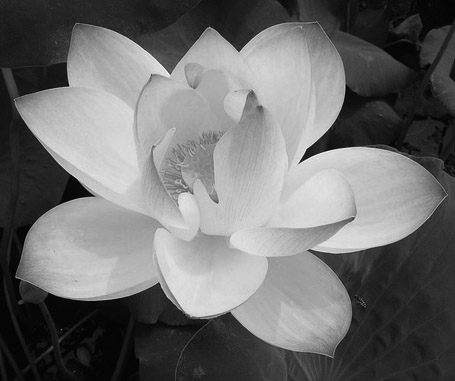
#> input picture 0521/p06_邊緣檢測/other/img6/flower.jpg, 455 x 381 px
$ python 10_Marr_Hildreth_new.py
#> lines starting #> are read from the running program, lines starting #| are printed output that depends on the picture; after the words box and inside, x2 and y2 are one past the last pixel; in counts of white or black regions, pixels touching at a corner belong together
#> further down, image is the input picture: shape (381, 455); min 0, max 248, mean 110
# -*- coding: utf-8 -*-
import numpy as np
import cv2
from scipy import signal
#非歸一化的高斯卷積
def gaussConv(I,size,sigma):
    #卷積核的高和寬
#> called with size = (37, 37), sigma = 6
    H,W = size
    #構造水準方向上非歸一化的高斯卷積核
    xr,xc = np.mgrid[0:1,0:W]
    xc = np.array(xc, dtype=np.float64)
    xc -= (W-1)/2
    xk = np.exp(-np.power(xc,2.0)/(2.0*pow(sigma,2)))
    # I 與 xk 卷積
    I_xk = signal.convolve2d(I,xk,'same','symm')
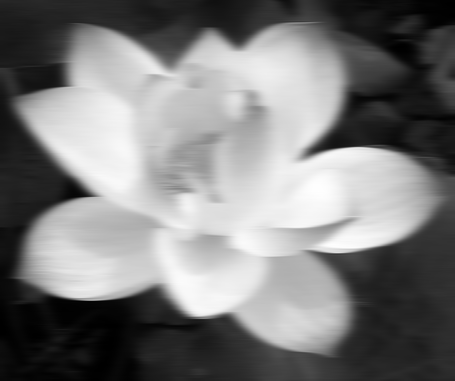
#> I_xk: shape (381, 455) float64; min 78.44, max 3324, mean 1651.3; drawn with min black and max white
    #構造垂直方向上的非歸一化的高斯卷積核
    yr,yc = np.mgrid[0:H,0:1]
    yr = np.array(yr, dtype=np.float64)
    yr -= (H-1)/2
    yk = np.exp(-np.power(yr,2.0)/(2.0*pow(sigma,2.0)))
    # I_xk 與 yk 卷積
    I_xk_yk = signal.convolve2d(I_xk,yk,'same','symm')
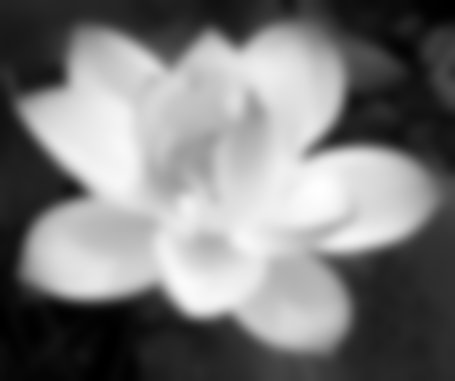
#> I_xk_yk: shape (381, 455) float64; min 1309.8, max 49627.1, mean 24784.6; drawn with min black and max white
    I_xk_yk *= 1.0/(2*np.pi*pow(sigma,2.0))
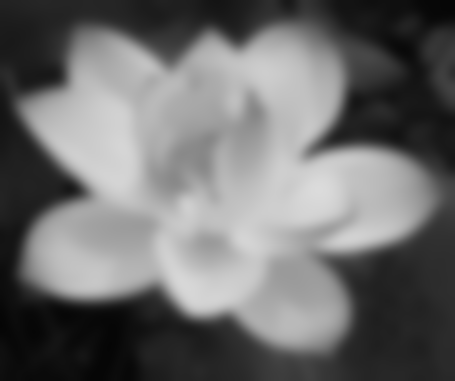
#> I_xk_yk: shape (381, 455) float64; min 5.79, max 219.4, mean 109.6
    return I_xk_yk
#高斯差分
def DoG(I,size,sigma,k=1.1):
    #標準差為 sigma 的非歸一化的高斯卷積
    Is = gaussConv(I,size,sigma)
    #標準差為 k*sigma 的非歸一化高斯卷積
    Isk = gaussConv(I,size,k*sigma)
    #兩個高斯卷積的差分
    doG = Isk - Is
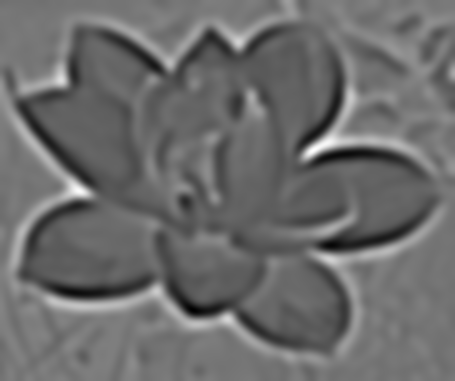
#> doG: shape (381, 455) float64; min -6.14, max 6.72, mean -0.657; drawn with min black and max white
    doG /= (pow(sigma,2.0)*(k-1))
    return doG
#零交叉點：方法1
def zero_cross_default(doG):
    zero_cross = np.zeros(doG.shape,np.uint8)
    rows,cols = doG.shape
    for r in range(1,rows-1):
        for c in range(1,cols-1):
            # 左 / 右方向
            if doG[r][c-1]*doG[r][c+1] < 0:
                zero_cross[r][c] = 255
                continue
            #上 / 下方向
            if doG[r-1][c]*doG[r+1][c] < 0:
                zero_cross[r][c] = 255
                continue
            #左上 / 右下方向
            if doG[r-1][c-1]*doG[r+1][c+1] < 0:
                zero_cross[r][c] = 255
                continue
            #右上 / 左下方向
            if doG[r-1][c+1]*doG[r+1][c-1] < 0:
                zero_cross[r][c] = 255
                continue
    return zero_cross
#零交叉點：方法2
def zero_cross_mean(doG):
    zero_cross = np.zeros(doG.shape,np.uint8)
    #存儲左上，右上，左下，右下方向
    fourMean = np.zeros(4,np.float32)
    rows,cols = doG.shape
#> rows = 381; cols = 455
    for r in range(1,rows-1):
        for c in range(1,cols-1):
            #左上方的均值
            leftTopMean = np.mean(doG[r-1:r+1,c-1:c+1])
            fourMean[0] = leftTopMean
            #右上方的均值
            rightTopMean = np.mean(doG[r-1:r+1,c:c+2])
            fourMean[1] = rightTopMean
            #左下方的均值
            leftBottomMean = np.mean(doG[r:r+2,c-1:c+1])
            fourMean[2] = leftBottomMean
            #右下方的均值
            rightBottomMean = np.mean(doG[r:r+2,c:c+2])
            fourMean[3] = rightBottomMean
            if(np.min(fourMean)*np.max(fourMean)<0):
                zero_cross[r][c] = 255
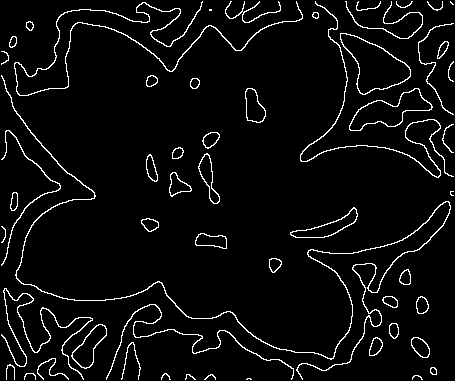
#> zero_cross: shape (381, 455); 4.8% white in thin lines or dots
#> after the loop, fourMean = [-0.0096, -0.00579, -0.00459, -0.000817]
    return zero_cross
# Marr_Hildreth 邊緣檢測演算法
def Marr_Hildreth(image,size,sigma,k=1.1,crossType="ZERO_CROSS_DEFAULT"):
    #高斯差分
    doG = DoG(image,size,sigma,k)
    #過零點
    if crossType == "ZERO_CROSS_DEFAULT":
        zero_cross = zero_cross_default(doG)
    elif  crossType == "ZERO_CROSS_MEAN":
        zero_cross = zero_cross_mean(doG)
    else:
        print("no crossType")
    return zero_cross

#獲得比DoG更加細化的邊緣
image = cv2.imread('img6/flower.jpg',cv2.IMREAD_GRAYSCALE)
cv2.imshow("image",image)
# Marr-Hilreth 邊緣檢測演算法
result = Marr_Hildreth(image,(37,37),6,1.1,"ZERO_CROSS_MEAN")
cv2.imshow("Marr-Hildreth",result)
cv2.imwrite("MH.jpg",result)
cv2.waitKey(0)
cv2.destroyAllWindows()

$ run again, with 0521/p06_邊緣檢測/other/img6/castle.jpg copied over 0521/p06_邊緣檢測/other/img6/flower.jpg
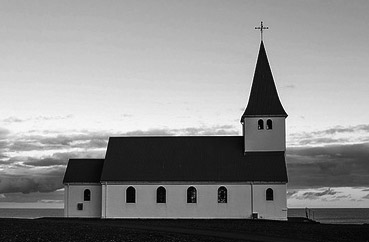
#> input picture 0521/p06_邊緣檢測/other/img6/castle.jpg, 369 x 242 px
#> image is the input picture: shape (242, 369); min 0, max 255, mean 140
#> in DoG, `doG = Isk - Is`:
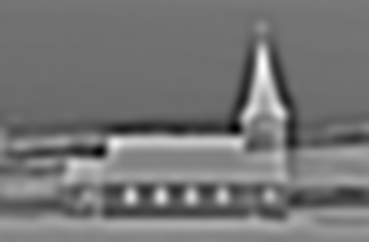
#> doG: shape (242, 369) float64; min -7.38, max 6.76, mean -0.837; drawn with min black and max white
#> after the loop in zero_cross_mean, `for r in range(1,rows-1):`:
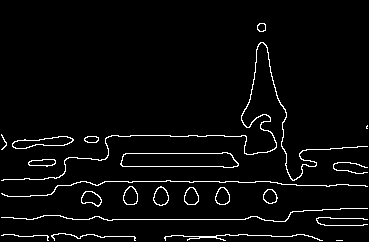
#> zero_cross: shape (242, 369); 3.7% white in thin lines or dots, all inside (x1, y1, x2, y2) = (1, 23, 368, 241)
#> after the loop in zero_cross_mean, `for r in range(1,rows-1):`: fourMean = [0.0232, 0.0232, 0.00533, 0.00535]

$ run again, with 0521/p06_邊緣檢測/other/img6/img.jpg copied over 0521/p06_邊緣檢測/other/img6/flower.jpg
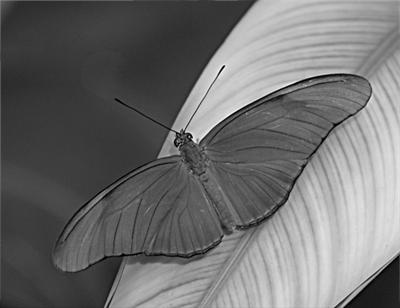
#> input picture 0521/p06_邊緣檢測/other/img6/img.jpg, 400 x 308 px
#> image is the input picture: shape (308, 400); min 0, max 250, mean 110.5
#> in DoG, `doG = Isk - Is`:
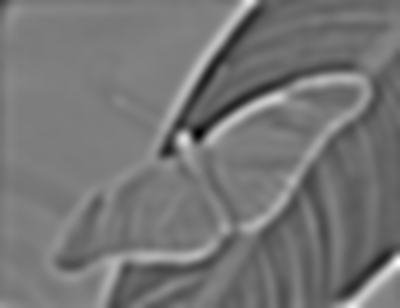
#> doG: shape (308, 400) float64; min -5.71, max 5.17, mean -0.66; drawn with min black and max white
#> after the loop in zero_cross_mean, `for r in range(1,rows-1):`:
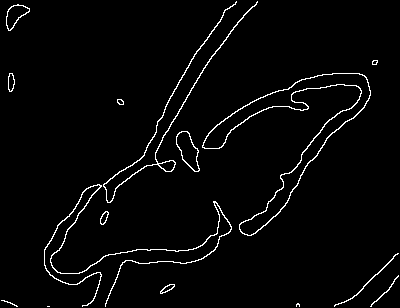
#> zero_cross: shape (308, 400); 2.7% white in thin lines or dots
#> after the loop in zero_cross_mean, `for r in range(1,rows-1):`: fourMean = [-0.102, -0.105, -0.0998, -0.103]
